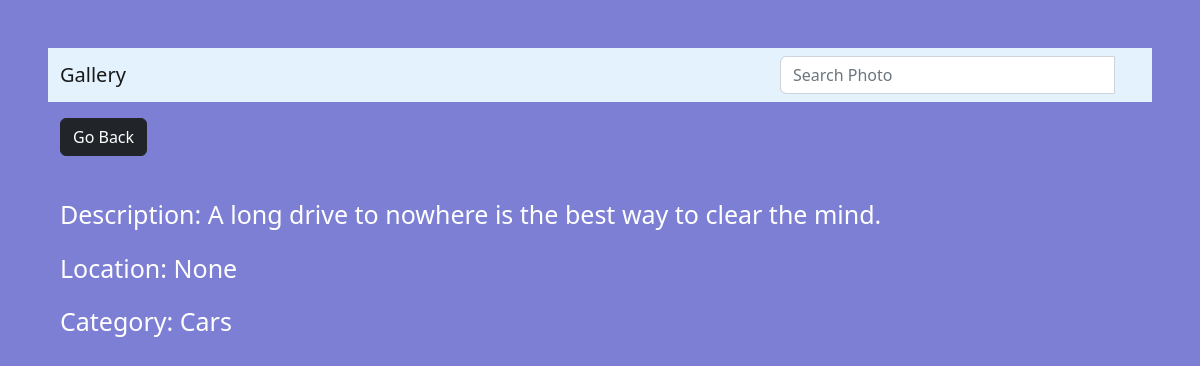
Screenshot of /photo/1/ with the database file from the repository.
### photos/models.py (models this page shows, shortened)
class Photo(models.Model):
   category= models.ForeignKey(Category, on_delete=models.SET_NULL, null=True, blank=True)
   location = models.ForeignKey(Location, on_delete=models.SET_NULL, null=True, blank=True)
   image= models.ImageField(null=False, blank=False)
   description = models.TextField()

class Category(models.Model):
    name= models.CharField(max_length=100,null=False, blank=False)
    def __str__(self):
        return self.name

### photos/views.py (the view)
# urls.py: path('photo/<str:pk>/',views.viewPhoto, name='photo'),
def viewPhoto(request, pk):
    photos = Photo.objects.get(id=pk)
    return render(request, 'photos/photo.html',{'photo':photos})

### photos/templates/photos/photo.html (shortened to what this page needs)
{% extends 'base.html' %}
{% block content%}
{%load static%}
<!DOCTYPE html>
<html lang="en">
<head>
    <link rel=”stylesheet” href="../../../static/css/photo.css">
<link href="https://cdn.jsdelivr.net/npm/bootstrap@5.2.0-beta1/dist/css/bootstrap.min.css" rel="stylesheet">
</head>
<body class="m-5">
    <div class="container">
        <div class="row justify-content-center">
            <div class="col-">
                <a href="{% url 'gallery' %}"class="btn btn-dark my-3">Go Back</a>
                <div class="content_img">
                    <div style="height:90vh;">
                        <div id="mn" class="description">
                        <p >Description: {{photo.description}} </p>
                        <p>Location: {{photo.location}}</p>
                        <p>Category: {{photo.category}}</p>
                        </div>
                    </div>
                </div>
            </div>
        </div>
    </div>
{%endblock%}

### photos/templates/photos/photo.html (style rules this page uses)
body { background-color: #7d7fd4; }
#mn { color: #fff; font-size: 25px; }

### rows the page displays
Photo: description "A long drive to nowhere is the best way to clear the mind.", location "None", category "Cars"
